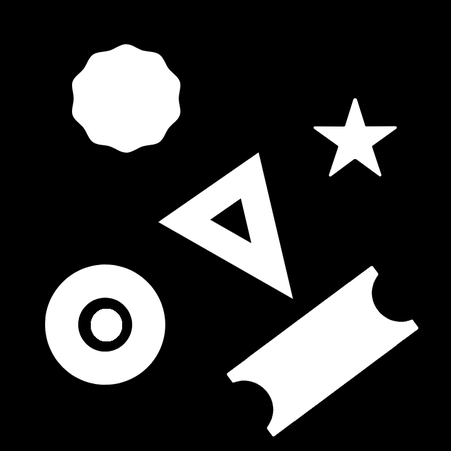
#> input picture data/images/Image.png, 451 x 451 px, shrunk from 720 x 720 before the run
$ jupyter execute --allow-errors practice_contour.ipynb
#> lines starting #> are read from the running program, lines starting #| are printed output that depends on the picture; after the words box and inside, x2 and y2 are one past the last pixel; in counts of white or black regions, pixels touching at a corner belong together; long printed decimals are rounded
[cell 1]
import sys
sys.executable

[cell 2]
# import tools

import cv2
from collections import defaultdict, Counter
import matplotlib.pyplot as plt
import numpy as np

[cell 3]
# load shapes image and convert color

img = cv2.imread("data/images/Image.png")
#> img is the input picture: shape (451, 451, 3); min 0, max 255, mean 52
img_rgb = cv2.cvtColor(img,cv2.COLOR_BGR2RGB)
img_gray = cv2.cvtColor(img,cv2.COLOR_BGR2GRAY)
threshold, img_thr = cv2.threshold(img_gray, 127, 255, cv2.THRESH_BINARY)
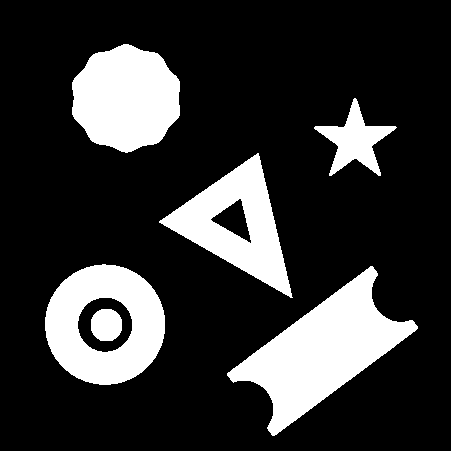
#> img_thr: shape (451, 451); 20.4% white; 6 white regions

hs,ws,cs = img.shape
#> hs = 451; ws = 451; cs = 3
print(hs,ws,cs)
#| 451 451 3

[cell 4]
# display original, rgb, gray and binary images

plt.figure(figsize=(10,3))
plt.subplot(1,4,1)
plt.title("Original")
plt.imshow(img)

plt.subplot(1,4,2)
plt.title("RGB")
plt.imshow(img_rgb)

plt.subplot(1,4,3)
plt.title("GRAY")
plt.imshow(img_gray, cmap='gray')

plt.subplot(1,4,4)
plt.title("Binary")
plt.axis('off')
plt.imshow(img_thr, cmap='gray')

plt.show()
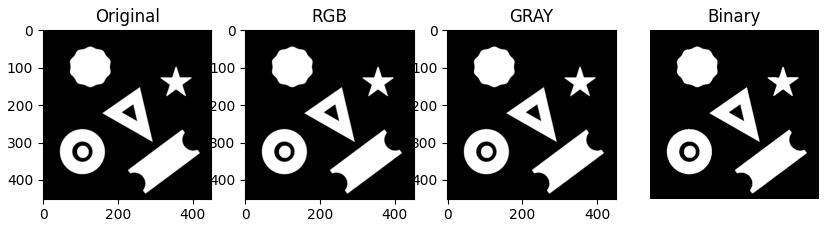
#> figure drawn by matplotlib, 4 panels

[cell 5]
# find contours from gray image

contours_img, hierarchy = cv2.findContours(img_gray,cv2.RETR_EXTERNAL,cv2.CHAIN_APPROX_NONE)
#> contours_img = 7 contours, 2 with area under 20; largest, box (x1, y1, x2, y2) and area: (224, 263, 421, 439) 13529, (43, 262, 168, 386) 11954, (70, 41, 183, 155) 9538, (156, 150, 296, 301) 9334, (311, 98, 400, 179) 2858

contours_img = sorted(contours_img, key=cv2.contourArea, reverse=True)

img_blank = np.zeros((hs,ws,cs),np.uint8)

print(contours_img[0].shape)
#| (492, 1, 2)

[cell 6]
# draw contours onto blank image

img_drawn = img_blank.copy()
cv2.drawContours(img_drawn,contours_img, -1,(255,255,255),2)
#> img_drawn: shape (451, 451, 3); 3.9% white; 5 white regions

plt.figure(figsize=(10,10))
plt.subplot(1,4,1)
plt.title("Original")
plt.imshow(img)

plt.subplot(1,4,2)
plt.title("Drawn")
plt.imshow(img_drawn)

plt.subplot(1,4,3)
plt.title("Blank")
plt.imshow(img_blank)
plt.show()
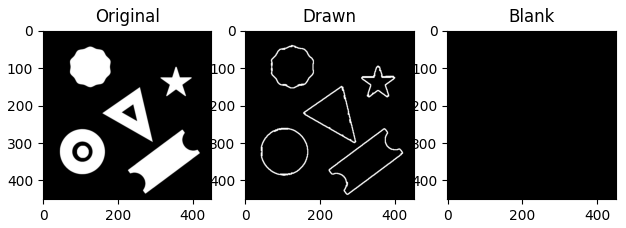
#> figure drawn by matplotlib, 3 panels

[cell 7]
# find area of contours

for idx,con in enumerate(contours_img):
    con_area = round(cv2.contourArea(con))
    print(f'Contour {idx}:              {con_area} area')
    # [4 lines of commented-out code are left out]
    x,y,w,h = cv2.boundingRect(con)
    br_area = round(w*h)
    print(f'Bounded Rect Contour {idx}: {br_area} area')
    print()
#> this loop made 7 passes
#> (con_area, x, y, w, h, br_area) on passes 1 to 5: (13529, 224, 263, 197, 176, 34672), (11954, 43, 262, 125, 124, 15500), (9538, 70, 41, 113, 114, 12882), (9334, 156, 150, 140, 151, 21140), (2858, 311, 98, 89, 81, 7209)
#| Contour 0:              13529 area
#| Bounded Rect Contour 0: 34672 area
#| Contour 1:              11954 area
#| Bounded Rect Contour 1: 15500 area
#| Contour 2:              9538 area
#| Bounded Rect Contour 2: 12882 area
#| Contour 3:              9334 area
#| Bounded Rect Contour 3: 21140 area
#| Contour 4:              2858 area
#| Bounded Rect Contour 4: 7209 area
#> (further printed lines are left out)

[cell 8]
# find there origin

img_org = img.copy()
img_b_org = img_blank.copy()
for idx,con in enumerate(contours_img):
    x,y,w,h = cv2.boundingRect(con)
    cv2.circle(img_org,(x,y),2,(0,0,255),10)
    cv2.rectangle(img_org,(x,y),(x+w,y+h),(0,255,0),3)
    cv2.circle(img_b_org,(x,y),2,(0,0,255),10)
    cv2.rectangle(img_b_org,(x,y),(x+w,y+h),(0,255,0),3)
    print(f'Contour {idx}: ({x},{y}) origin')
#> this loop made 7 passes
#> (x, y, w, h) on passes 1 to 7: (224, 263, 197, 176), (43, 262, 125, 124), (70, 41, 113, 114), (156, 150, 140, 151), (311, 98, 89, 81), (95, 386, 20, 2), (353, 96, 4, 1)
#| Contour 0: (224,263) origin
#| Contour 1: (43,262) origin
#| Contour 2: (70,41) origin
#| Contour 3: (156,150) origin
#| Contour 4: (311,98) origin
#| Contour 5: (95,386) origin
#| Contour 6: (353,96) origin
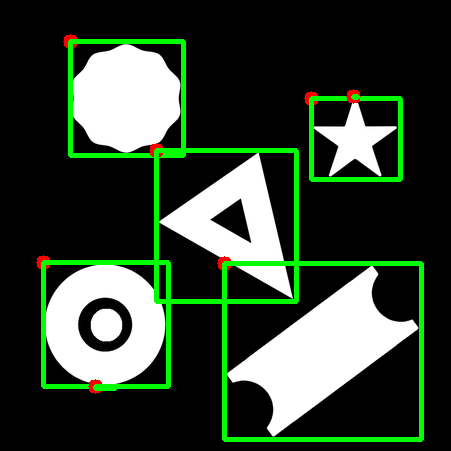
#> img_org: shape (451, 451, 3); 6.67% of pixels changed, all inside (x1, y1, x2, y2) = (36, 34, 424, 442)

# plt.imshow(img_origins)

[cell 9]
# crop into smaller images by contour

plt.figure(figsize=(12,8))

#> (the rest of this cell did not finish here and is left out)

[cell 10]
# apply contours to image

img_con = img.copy()

cv2.drawContours(img_con,contours_img,-1,(255,0,0),3)
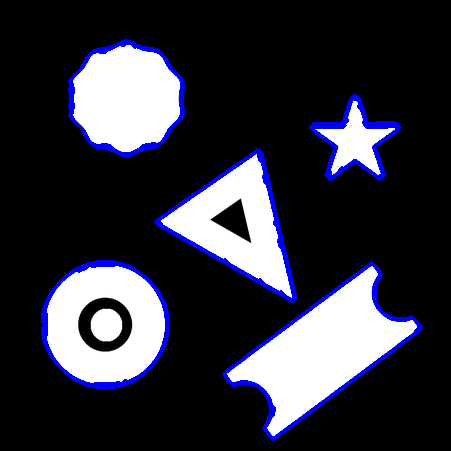
#> img_con: shape (451, 451, 3); 4.79% of pixels changed, all inside (x1, y1, x2, y2) = (41, 39, 423, 441)
print()

[cell 11]
# apply convexHull to image and display

img_convex = img.copy()
convex = [cv2.convexHull(con) for con in contours_img]
#> convex = 7 contours, 2 with area under 20; largest, box (x1, y1, x2, y2) and area: (224, 263, 421, 439) 15500, (43, 262, 168, 386) 12188, (70, 41, 183, 155) 9914, (156, 150, 296, 301) 9614, (311, 98, 400, 179) 5083
cv2.drawContours(img_convex,convex,-1,(255,255,0),3)
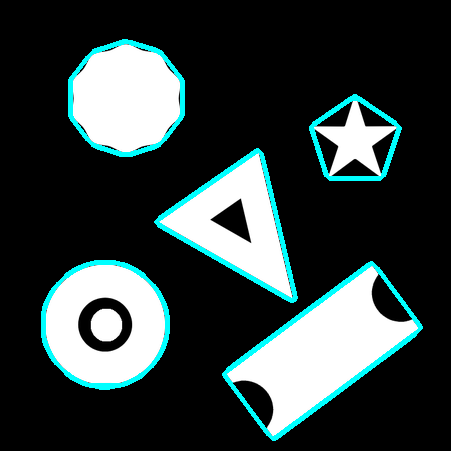
#> img_convex: shape (451, 451, 3); 4.83% of pixels changed, all inside (x1, y1, x2, y2) = (41, 39, 423, 441)
print()

[cell 12]
# apply minAreaRect to image and display

img_mnm = img.copy()
mnm_rect = [cv2.minAreaRect(con) for con in contours_img]
#> mnm_rect = [((322.2, 350.6), (186.6, 83.36), -36.71), ((105, 323.5), (123, 124), -90), ((126, 97.5), (113, 112), -90), ((247.5, 243.7), (125.6, 143.4), -34.76), ((355, 138), (80, 88), -90), ((104.5, 386.5), (1, 19), -90), ((354.5, 96), (0, 3), -90)]
mnm_bx = [cv2.boxPoints(mnm).astype('int') for mnm in mnm_rect]
#> mnm_bx = 7 items
cv2.drawContours(img_mnm, mnm_bx,-1,(255,255,0),3)
#> img_mnm: shape (451, 451, 3); 5.77% of pixels changed, all inside (x1, y1, x2, y2) = (41, 39, 424, 442)

plt.figure(figsize=(12,8))

plt.subplot(2,3,1)
plt.title('Img Bounding Rect')
plt.imshow(img_org)

plt.subplot(2,3,2)
plt.title('Blank Bounding Rect')
plt.imshow(img_b_org)

plt.subplot(2,3,3)
plt.title('Img Contours')
plt.imshow(img_con)

plt.subplot(2,3,4)
plt.title('Img ConvexHull')
plt.imshow(img_convex)

plt.subplot(2,3,5)
plt.title('Img MinAreaRect')
plt.imshow(img_mnm)

plt.show()
#> figure, not shown here; B, G, R data is drawn as R, G, B

[cell 13]
# remove largest contour

img_mns_shp = img.copy()

cv2.drawContours(img_mns_shp,contours_img,0,(0,0,0),-1)
#> img_mns_shp: shape (451, 451, 3); 6.57% of pixels changed, all inside (x1, y1, x2, y2) = (224, 263, 421, 439)

plt.figure(figsize=(12,8))

plt.subplot(2,3,1)
plt.title('Img Bounding Rect')
plt.imshow(img_org)

plt.subplot(2,3,2)
plt.title('Removed largest')
plt.imshow(img_mns_shp)

print(img_mns_shp.shape)
#| (451, 451, 3)
#> figure, not shown here; B, G, R data is drawn as R, G, B

[cell 14]
# load battery image

btr = cv2.imread('data/images/sample_image.png')
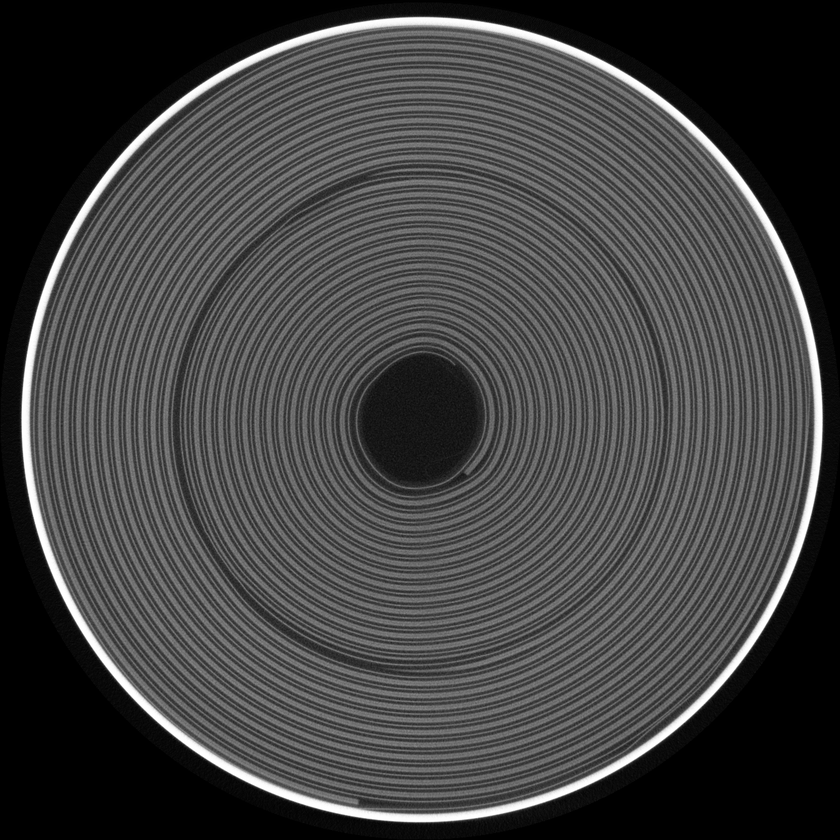
#> input picture data/images/sample_image.png, 840 x 840 px, shrunk from 1340 x 1340 before the run
#> btr is the input picture: shape (840, 840, 3); min 0, max 255, mean 65.8

btr_rgb = cv2.cvtColor(btr,cv2.COLOR_BGR2RGB)
btr_gry = cv2.cvtColor(btr,cv2.COLOR_BGR2GRAY)

wb,hb,cb = btr.shape
#> wb = 840; hb = 840; cb = 3
btr_blank = np.zeros((wb,hb,cb),np.uint8)
btr_blank1 = np.zeros_like(btr,np.uint8) # same as above

[cell 15]
# threshold and display images

threshold, btr_thr = cv2.threshold(btr_gry,150,255,cv2.THRESH_BINARY)
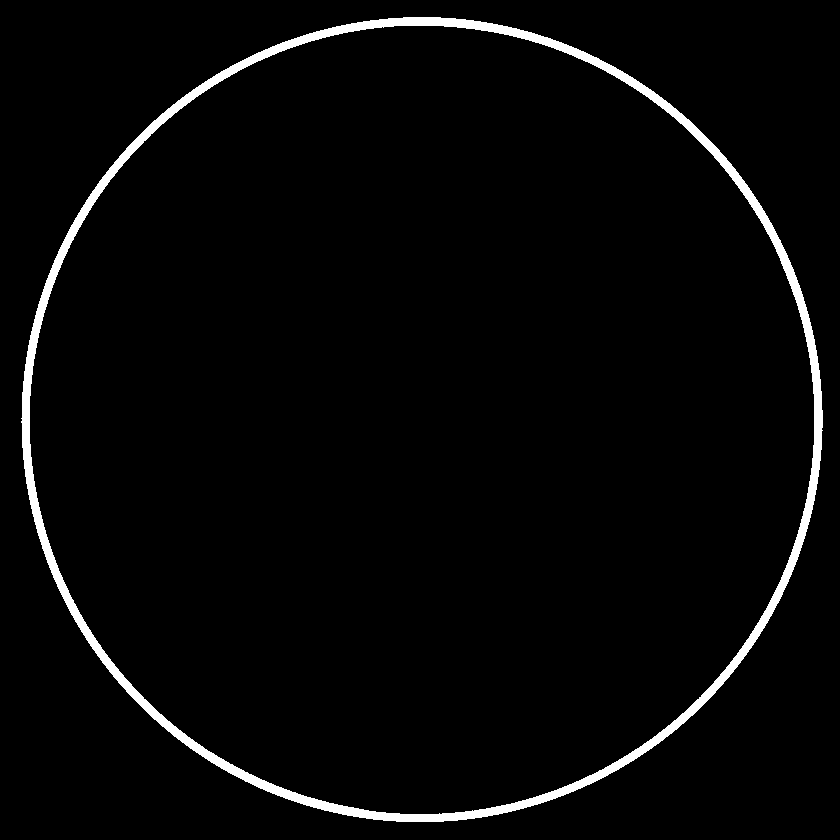
#> btr_thr: shape (840, 840); 3% white; 1 white region

plt.figure(figsize=(10,10))
plt.subplot(1,4,1)
plt.title('Original')
plt.imshow(btr)

plt.subplot(1,4,2)
plt.title('RGB')
plt.imshow(btr_rgb)

plt.subplot(1,4,3)
plt.title('Gray')
plt.imshow(btr_gry, cmap='gray')

plt.subplot(1,4,4)
plt.title('Threshold')
plt.imshow(btr_thr, cmap='gray')

print(btr.shape, btr_rgb.shape, btr_gry.shape, btr_thr.shape)
#| (840, 840, 3) (840, 840, 3) (840, 840) (840, 840)
print(max(btr_thr[h//2,:]), min(btr_thr[h//2,:]))
#| 0 0
print(threshold)

[cell 16]
# find the contours of the can and display

contours_can,hierarchy = cv2.findContours(btr_thr,cv2.RETR_LIST,cv2.CHAIN_APPROX_SIMPLE)
#> contours_can = 2 contours; box (x1, y1, x2, y2) and area: (21, 17, 823, 822) 505040, (29, 25, 815, 815) 486366

contours_can = sorted(contours_can, key=cv2.contourArea, reverse=True)

btr_can = btr_blank.copy()

cv2.drawContours(btr_can,contours_can,-1,(255,255,255),10)
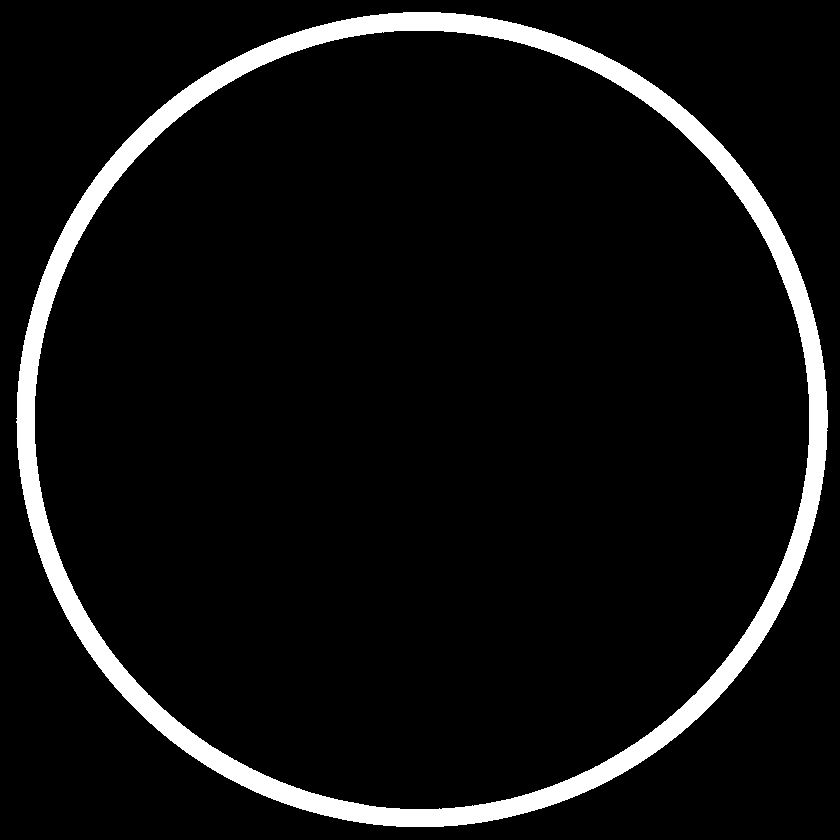
#> btr_can: shape (840, 840, 3); 6.7% white; 1 white region, box (x1, y1, x2, y2) and area: (16, 12, 828, 827) 47133

plt.figure(figsize=(10,10))
plt.subplot(1,4,1)
plt.title('Original')
plt.imshow(btr)

plt.subplot(1,4,2)
plt.title('Can')
plt.imshow(btr_can)

print(len(contours_can))
#| 2

[cell 17]
# declare the variables of the inner and outer diameter of the can

otr, inn = contours_can[0], contours_can[1]
#> otr = contour of 1148 points, box (x1, y1, x2, y2) (21, 17, 823, 822), area 505040; inn = contour of 1122 points, box (x1, y1, x2, y2) (29, 25, 815, 815), area 486366

[cell 18]
# find radius and origin of inner and outer contours of can

oa, ia = cv2.contourArea(otr), cv2.contourArea(inn)
#> oa = 505039.5; ia = 486366

om, im = cv2.moments(otr), cv2.moments(inn)
#> om = moments, m00 505039.5, centre m10/m00, m01/m00 = (421.4, 419.2); im = moments, m00 486366, centre m10/m00, m01/m00 = (421.4, 419.2)

oma, ima = int(om['m00']), int(im['m00'])
#> oma = 505039; ima = 486366

ox, oy = int(om['m10']/om['m00']), int(om['m01']/om['m00'])
#> ox = 421; oy = 419

ix, iy = int(im['m10']/im['m00']), int(im['m01']/im['m00'])
#> ix = 421; iy = 419

print(len(otr),len(inn))
#| 1148 1122
print(oa, ia)
#| 505039.5 486366.0
print(oma,ima)
#| 505039 486366
print(ox,oy)
#| 421 419
print(ix,iy)
#| 421 419

[cell 19]
# find the perimeter of the can

op, ip = cv2.arcLength(otr,True), cv2.arcLength(inn,True)
#> op = 2659.3; ip = 2611.6
print(op, ip)
#| 2659.260 2611.562
